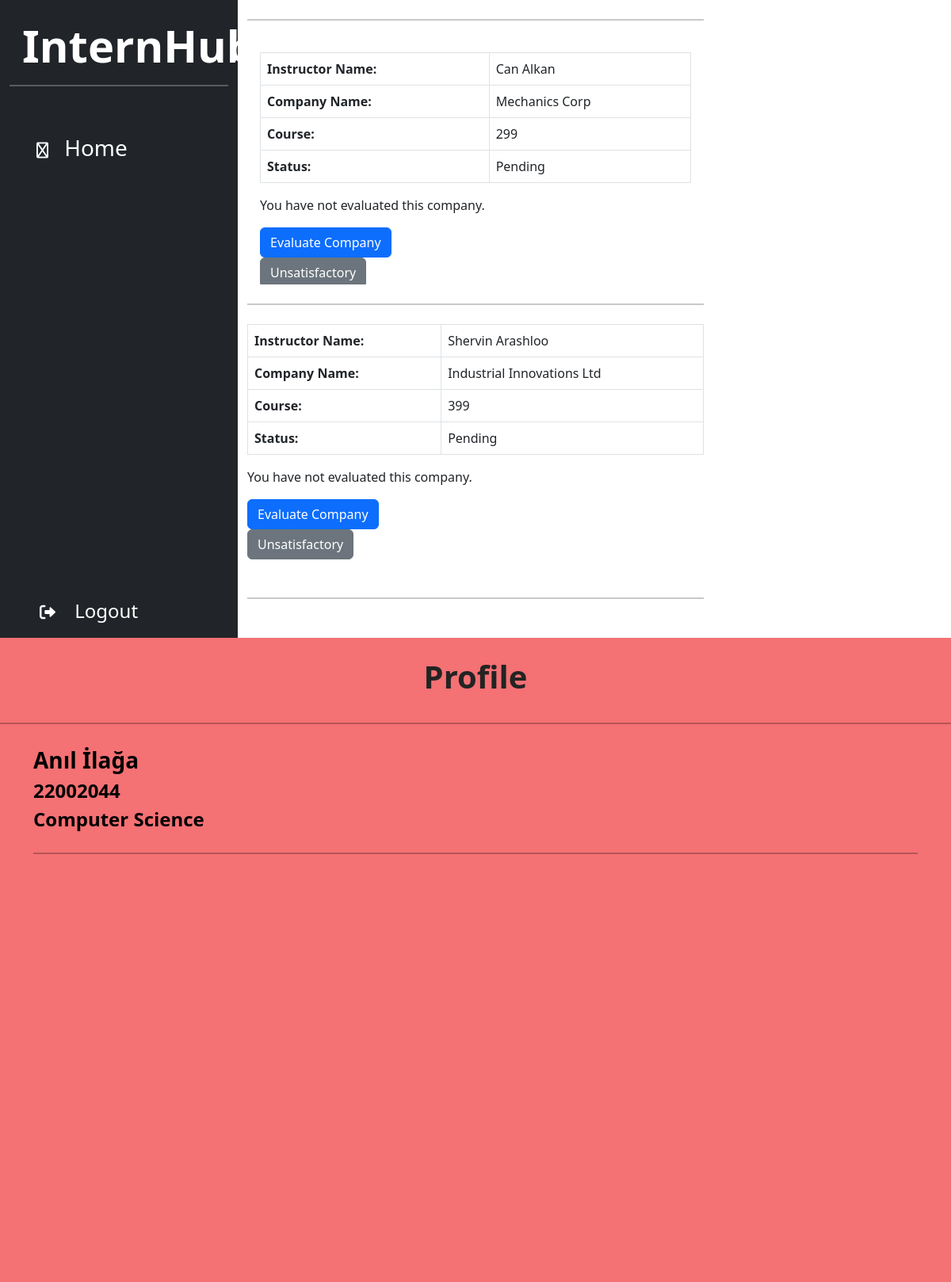
The app's page /reports/view-internships/ (signed in) with its own data.
### reports/models.py (models this page shows, shortened)
class Internship(models.Model):
    student = models.ForeignKey(
        Student, on_delete=models.CASCADE, null=True, related_name='internship')
    instructor = models.ForeignKey(
        Instructor, on_delete=models.SET_NULL, null=True, related_name='internship', default=None)
    course = models.ForeignKey(
        Course, on_delete=models.SET_NULL, null=True, related_name='internship')
    company = models.ForeignKey(
        Company, on_delete=models.SET_NULL, null=True, related_name='internship')
    work_and_report_evaluation_form = models.OneToOneField(WorkAndReportEvaluation, on_delete=models.SET_NULL,
                                                           null=True, related_name='internship', default=None)
    confidential_company_form = models.OneToOneField(
        ConfidentialCompany, on_delete=models.SET_NULL, null=True, related_name='internship', default=None)
    status = models.CharField(
        max_length=2,
        choices=SubmissionStatus.choices,
        default=SubmissionStatus.PENDING,
    )
    company_approval = models.OneToOneField(
        CompanyApprovalValidationApplication, on_delete=models.SET_NULL, null=True, related_name='internship')
    company_evaluation = models.OneToOneField(
        EvaluationByStudent, on_delete=models.SET_NULL, null=True, related_name='internship', default=None)

### users/models.py (models this page shows, shortened)
class RoleMixin(models.Model):
    class Role(models.TextChoices):
        SUPERUSER = 'SUPERUSER', 'Superuser'
        STUDENT = 'STUDENT', 'Student'
        DEAN = 'DEAN', 'Dean'
        CHAIR = 'CHAIR', 'Chair'
        INSTRUCTOR = 'INSTRUCTOR', 'Instructor'
        DEPARTMENTSECRETARY = 'DEPARTMENT_SECRETARY', 'Department Secretary'
    role = models.CharField(max_length=50, choices=Role.choices, blank=True)
    class Meta:
        abstract = True

class User(AbstractBaseUser, PermissionsMixin, RoleMixin):
    first_name = models.CharField(max_length=50, null=True)
    last_name = models.CharField(max_length=50, null=True)
    email = models.EmailField(max_length=50, unique=True, null=True)
    user_id = models.CharField(max_length=8, unique=True, null=False)
    department = models.ForeignKey(
        EngineeringDepartment, on_delete=models.SET_NULL, null=True)
    created_date = models.DateTimeField(auto_now_add=True)
    modified_date = models.DateTimeField(auto_now=True)
    is_admin = models.BooleanField(default=False)
    is_active = models.BooleanField(default=True)
    is_staff = models.BooleanField(default=False)
    is_superuser = models.BooleanField(default=False)
    USERNAME_FIELD = 'user_id'
    REQUIRED_FIELDS = []
    objects = UserManager()
    user_permissions = models.ManyToManyField(
        Permission, related_name='%(class)spermissions', blank=True)
    def __str__(self):
        if self.first_name is None or self.last_name is None:
            return self.user_id
        return self.first_name + ' ' + self.last_name

class Course(models.Model):
    code = models.CharField(max_length=3, unique=True)
    name = models.CharField(max_length=50, blank=True)
    def __str__(self):
        return self.code

class EngineeringDepartment(models.Model):
    code = models.CharField(max_length=5, unique=True)
    name = models.CharField(max_length=50, blank=True)
    def __str__(self):
        return self.name

### company/models.py (models this page shows, shortened)
class Company(models.Model):
    name = models.CharField(max_length=100, null=True, unique=True)
    field = models.CharField(max_length=100, null=True)
    departments = models.ManyToManyField(EngineeringDepartment, blank=True)
    status = models.CharField(max_length=20, choices=STATUS_CHOICES, default='PENDING', null=True)

### reports/views.py (the view, shortened to what this page needs)
# urls.py: path('view-internships/', views.ListInternshipsView.as_view(), name='view_internships'),
class ListInternshipsView(LoginRequiredMixin, RoleRequiredMixin, ListView):
    template_name = 'reports/view_internships.html'
    model = Internship
    context_object_name = 'internships'
    ordering = 'id'
    allowed_roles = ['INSTRUCTOR', 'STUDENT', 'DEPARTMENT_SECRETARY']
    def get_queryset(self):
        if self.request.user.role == 'STUDENT':
            return Internship.objects.filter(student__user_id=self.request.user.user_id)
        elif self.request.user.role == 'INSTRUCTOR':
            return Internship.objects.filter(instructor__user_id=self.request.user.user_id)
        else:
            return Internship.objects.filter(student__department=self.request.user.department)
    def get_context_data(self):
        context = super().get_context_data()
        context['form'] = ExtensionForm()
        context['submission_statuses'] = {}
        context['feedback_needed'] = {}
        context['feedback_recieved'] = {}
        user = self.request.user
        context['full_name'] = str(self.request.user)
        context['user'] = user
        context['check'] = True
        for internship in context['internships']:
            if internship.submissions.exists():
                last_submission = internship.submissions.all().latest('id')
                submissions = internship.submissions.all().order_by('-id')
                second_last_submission = submissions[1] if submissions.count() > 1 else None
                if last_submission.file == "" and second_last_submission is not None:
                    context['feedback_recieved'][internship.pk] = True
                else:
                    context['feedback_recieved'][internship.pk] = False
                context['submission_statuses'][internship.pk] = last_submission.get_status_display()
                feedback_needed = bool(
                    last_submission.file.name) and last_submission.status == SubmissionStatus.PENDING
                context['feedback_needed'][internship.pk] = feedback_needed
            else:
                context['submission_statuses'][internship.pk] = None
                context['feedback_needed'][internship.pk] = False
        return context

### main/templatetags/permissions.py (called while the page is built)
@register.filter
def can_submit(user):
    return user.role in ["INSTRUCTOR", "STUDENT"]

@register.filter
def get_item(dictionary, key):
    return dictionary.get(key)

### users/views.py (called while the page is built)
    def test_func(self):
        return self.request.user.role in self.allowed_roles

### reports/templates/reports/view_internships.html (shortened to what this page needs)
{% extends 'main/home.html' %}
{% load static %}
{% load permissions %}
{% block styling %}
    <link rel="stylesheet" type="text/css" href="{% static 'main/home.css' %}">
{% endblock %}
{% block body %}
    <div class="container-fluid">
        <div class="row flex-nowrap">
            {% block left-column %}
                <div class="bg-dark col-auto col-md-4 col-lg-3 min-vh-100" id="left-column">
                    <div class="bg-dark p2">
                        <a href="/" class="d-flex text-decoration-none align-items-center mt-4 text-white">
                            <b class="display-4">
                                <span class="display-4 ms-3 d-none d-sm-inline fw-bold">InternHub</span>
                            </b>
                        </a>
                        <hr class="bg-white border-2 border-top border-white">
                        <div class="container">
                            <div class="content">
                                <ul class="nav nav-pills flex-column mt-4">
                                    <li class="nav-item py-2 py-sm-2 rounded">
                                        <button onclick="navigateToAnotherPage('/')" class="nav-link text-white w-100"
                                                style="padding-left: 12px;">
                                            <i class="fs-5 fa-regular fa-house"></i>
                                            <span class="fs-3 ms-3 d-none d-sm-inline"
                                                  id="sidebar-span">Home</span>
                                        </button>
                                    </li>
                                </ul>
                            </div>
                            <ul class="nav nav-pills flex-column mt-4">
                                <li class="nav-item py-2 py-sm-2 rounded">
                                    <a href="{% url 'users:logout' %}" class="nav-link text-white">
                                        <i class="fs-5 fa-solid fa-right-from-bracket"></i>
                                        <span class="fs-4 ms-3 d-none d-sm-inline" id="side-bar-span">Logout</span>
                                    </a>
                                </li>
                            </ul>
                        </div>
                    </div>
                </div>
            {% endblock %}
            {% block middle-column %}
                <div class="col-auto col-6" id="middle-column">
                    <div id="company-list-div">
                        <hr class="my-4 border-2 text-dark">
                        <div class="card border-0" style="height: 85vh;">
                            <div class="card-body overflow-auto">
                                {% for internship in internships %}
                                    <div class="mb-4">
                                        <table class="table table-bordered">
                                            <tr>
                                                {% if request.user.role != 'INSTRUCTOR' %}
                                                    <tr>
                                                        <th class="fw-bold">Instructor Name:</th>
                                                        <td>{{ internship.instructor.first_name }} {{ internship.instructor.last_name }}</td>
                                                    </tr>
                                                {% endif %}
                                            </tr>
                                            <tr>
                                                <th class="fw-bold">Company Name:</th>
                                                <td>{{ internship.company.name }}</td>
                                            </tr>
                                            <tr>
                                                <th class="fw-bold">Course:</th>
                                                <td>{{ internship.course }}</td>
                                            </tr>
                                            <tr>
                                                <th class="fw-bold">Status:</th>
                                                <td>{{ internship.get_status_display }}</td>
                                            </tr>
                                        </table>
                                        {% if request.user.role == 'STUDENT' %}
                                            {% if internship.company_evaluation %}
                                                <p>Your Evaluation to
                                                    Company: {{ internship.company_evaluation.grade }}</p>
                                            {% else %}
                                                <p>You have not evaluated this company.</p>
                                            {% endif %}
                                            <a href="{% url 'company:evaluate-company' internship.pk %}">
                                                <button type="submit" name="action" value="detail"
                                                        class="btn btn-primary">Evaluate Company
                                                </button>
                                            </a>
                                        {% endif %}
                                        {% if request.user|can_submit %}
                                            <form method="POST" action="{% url 'reports:view_internships' %}"
                                                  class="d-flex justify-content-between">
                                                <button type="submit" name="action" value="Unsatisfactory"
                                                        class="btn btn-secondary">Unsatisfactory
                                                </button>
                                            </form>
                                            </div>
                                        {% endif %}
                                    </div>
                                    <hr class="my-4 border-2 text-dark">
                                {% endfor %}
                            </div>
                        </div>
                    </div>
                </div>
            {% endblock %}
            {% block right-column %}
                <div class="col text-white" id="side-bar-right">
                    <h1 class="display-6 fw-semibold text-center" id="titles">Profile</h1>
                    <hr class="my-4 border-2 text-black">
                    <div class="container" id="profile-info">
                        <div class="row">
                            {% if check %}
                                <span class="fs-3 text-black fw-semibold align-left"> {{ full_name }} </span>
                                <span class="fs-4 text-black fw-semibold align-left"> {{ user.user_id }}</span>
                                <span class="fs-4 text-black fw-semibold align-left"> {{ user.department }}</span>
                            {% endif %}
                        </div>
                        <hr class="my-4 border-2 text-black">
                    </div>
                </div>
            {% endblock %}
{% endblock %}

### main/static/main/home.css (style rules this page uses)
.container { display: flex; flex-direction: column; min-height: 85vh; }
.content { flex-grow: 1; }
.container button { text-align: left; }
.container ul li { padding: 10px; }
.container ul a { text-decoration: none; }
#side-bar-span { padding-left: 4px; }
#side-bar-right { background: #F47174; }
#titles { padding-top: 25px; padding-bottom: 10px; color: #232323; }
#profile-info { color: #232323; }

### records on screen
Internship: instructor.first_name "Can", instructor.last_name "Alkan", company.name "Mechanics Corp", course "299", status "Pending", shows "You have not evaluated this company."
Internship: instructor.first_name "Shervin", instructor.last_name "Arashloo", company.name "Industrial Innovations Ltd", course "399", status "Pending", shows "You have not evaluated this company."
User: user_id "22002044", department "Computer Science"

### other values on screen
{{ full_name }} "Anıl İlağa"
